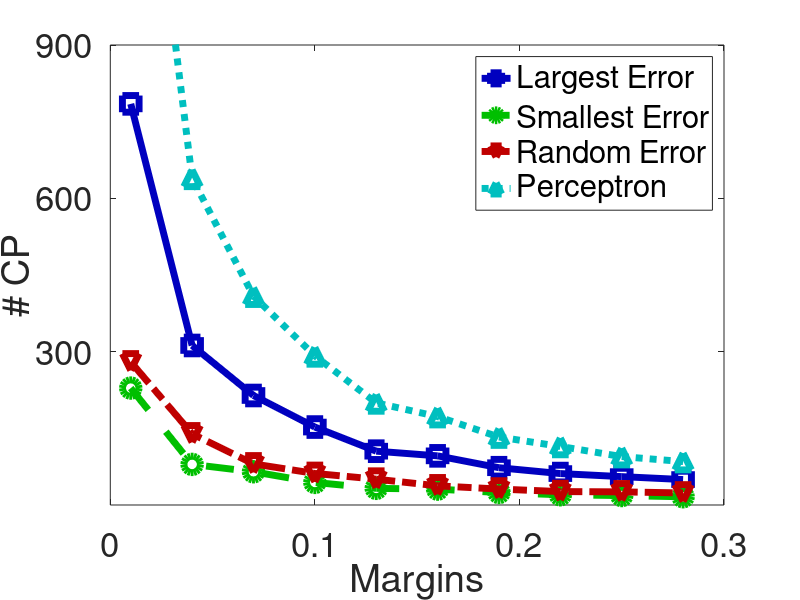

This figure's MATLAB source:
%  Auto-generated by MATLAB on 28-Nov-2014 15:53:21

%Get rid of anything that might pose a problem 
clear all

%load data
load NbUp;
xvector_tmp = [0.01:0.01:0.30]';
ymatrix1_tmp = [NbUp.Biggest; NbUp.Smallest; NbUp.Random; NbUp.Perc]';

%only keep 1 data out of 10
j = 1;
for i=1:size( xvector_tmp, 1 )
    if (j == 4)
        j = 1;
    end
    
    if (j == 1)
        if ( i == 1)
            ymatrix1 = ymatrix1_tmp(1, :);
            xvector = xvector_tmp(1, 1);
        else
            ymatrix1 = [ymatrix1; ymatrix1_tmp(i, :)];
            xvector = [xvector; xvector_tmp(i, :)];
        end
    end 
    
    j = j + 1;
end

% Create figure
figure1 = figure;

% Create axes
axes1 = axes('Parent',figure1,'YTick',[300 600 900],'XTick',[0 0.1 0.2 0.3],...
    'FontSize',25);
xlim(axes1, [0 0.3]);
ylim(axes1, [0 900])
box(axes1,'on');
hold(axes1,'all');

% Create multiple lines using matrix input
plot1 = plot(xvector, ymatrix1, 'Parent',axes1);
set(plot1(1),'DisplayName', 'Largest Error', 'Color', [0 0 0.75], 'MarkerSize', 12,'Marker', 's', 'LineWidth', 5, 'LineStyle', '-');
set(plot1(2),'DisplayName', 'Smallest Error', 'Color', [0 0.75 0], 'MarkerSize', 12,'Marker', 'o', 'LineWidth', 5, 'LineStyle', '--');
set(plot1(3),'DisplayName', 'Random Error', 'Color', [0.75 0 0], 'MarkerSize', 12,'Marker', 'v', 'LineWidth', 5, 'LineStyle', '-.');
set(plot1(4),'DisplayName', 'Perceptron', 'Color', [0.0 0.75 0.75], 'MarkerSize', 12,'Marker', '^', 'LineWidth', 5, 'LineStyle', ':');

% Create xlabel
xlabel('Margins');

% Create ylabel
ylabel('# CP');

% Create legend
legend(axes1,'show');

